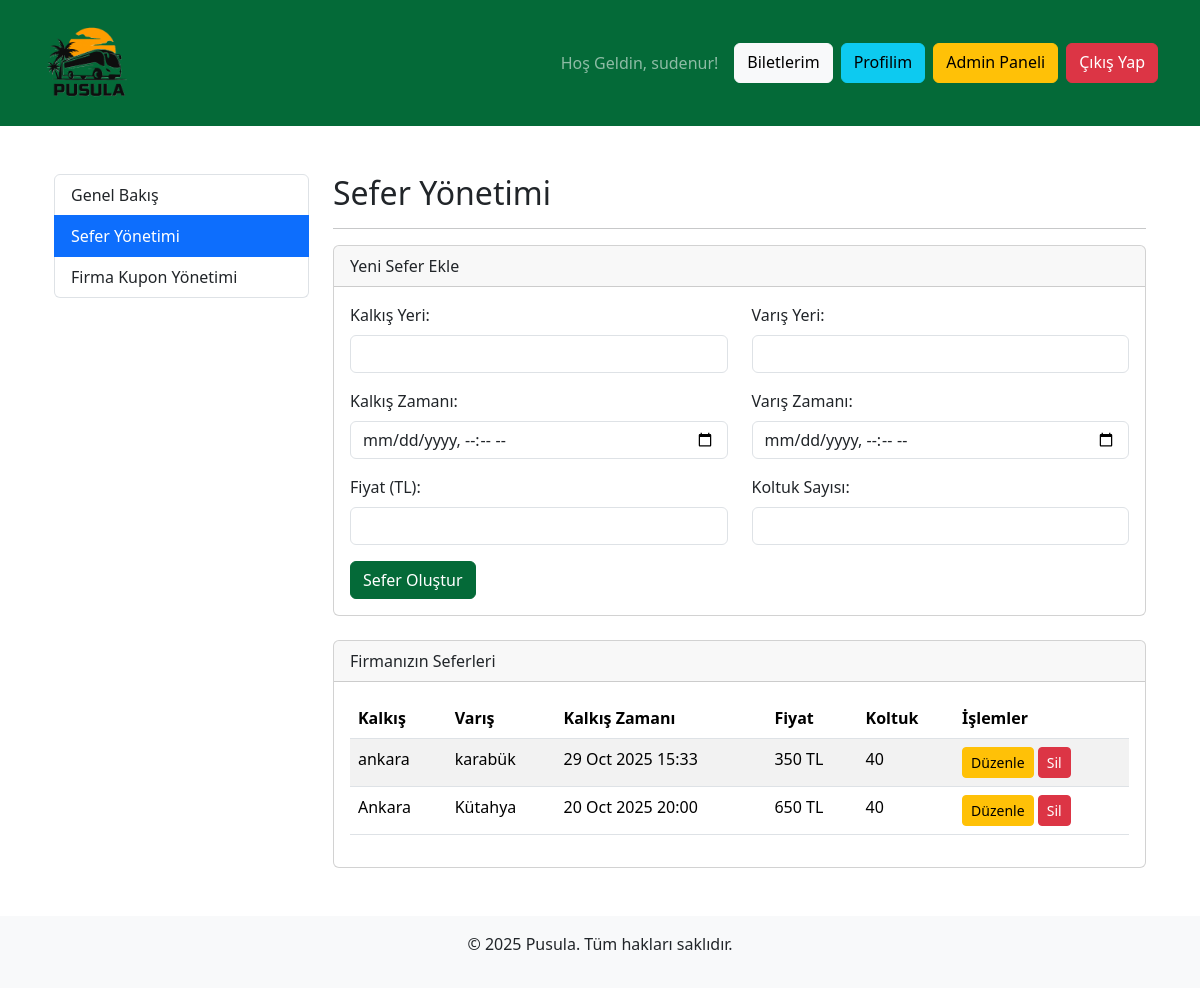
The app's page /admin_trips.php (signed in) with its own data.
### tables this page shows
CREATE TABLE "Trips" (
    "id" INTEGER PRIMARY KEY AUTOINCREMENT,
    "company_id" INTEGER NOT NULL,
    "departure_location" TEXT NOT NULL,
    "arrival_location" TEXT NOT NULL,
    "departure_time" DATETIME NOT NULL,
    "arrival_time" DATETIME NOT NULL,
    "price" REAL NOT NULL,
    "seat_count" INTEGER NOT NULL,
    FOREIGN KEY("company_id") REFERENCES "Companies"("id")
);

### admin_trips.php (the view, shortened to what this page needs)
<?php
require_once 'header.php';
$company_id = null;
try {
    $stmt_company = $pdo->prepare("SELECT company_id FROM Users WHERE id = ?");
    $stmt_company->execute([$_SESSION['user_id']]);
    $company_id = $stmt_company->fetchColumn();
} catch (PDOException $e) {
    die("Firma bilgileriniz alınırken bir hata oluştu: " . $e->getMessage());
}
$edit_trip = null;
$trips = [];
try {
    $stmt = $pdo->prepare("SELECT * FROM Trips WHERE company_id = ? ORDER BY departure_time DESC");
    $stmt->execute([$company_id]);
    $trips = $stmt->fetchAll(PDO::FETCH_ASSOC);
} catch (PDOException $e) {
    $error_message = "Seferler listelenirken bir hata oluştu: " . $e->getMessage();
}
?>
<div class="container mt-5">
    <div class="row">
        <div class="col-md-3">
            <div class="list-group">
                <a href="admin_panel.php" class="list-group-item list-group-item-action">Genel Bakış</a>
                <a href="admin_trips.php" class="list-group-item list-group-item-action active">Sefer Yönetimi</a>
                <a href="admin_coupons_f.php" class="list-group-item list-group-item-action">Firma Kupon Yönetimi</a>
            </div>
        </div>
        <div class="col-md-9">
            <h2>Sefer Yönetimi</h2>
            <hr>
            <div class="card mb-4">
                <div class="card-header">
                    <?php echo $edit_trip ? 'Seferi Düzenle' : 'Yeni Sefer Ekle'; ?>
                </div>
                <div class="card-body">
                    <form action="admin_trips.php" method="POST">
                        <div class="row">
                            <div class="col-md-6 mb-3">
                                <label for="departure_location" class="form-label">Kalkış Yeri:</label>
                                <input type="text" class="form-control" name="departure_location" value="<?php echo $edit_trip ? htmlspecialchars($edit_trip['departure_location']) : ''; ?>" required>
                            </div>
                            <div class="col-md-6 mb-3">
                                <label for="arrival_location" class="form-label">Varış Yeri:</label>
                                <input type="text" class="form-control" name="arrival_location" value="<?php echo $edit_trip ? htmlspecialchars($edit_trip['arrival_location']) : ''; ?>" required>
                            </div>
                        </div>
                        <div class="row">
                            <div class="col-md-6 mb-3">
                                <label for="departure_time" class="form-label">Kalkış Zamanı:</label>
                                <input type="datetime-local" class="form-control" name="departure_time" value="<?php echo $edit_trip ? date('Y-m-d\TH:i', strtotime($edit_trip['departure_time'])) : ''; ?>" required>
                            </div>
                            <div class="col-md-6 mb-3">
                                <label for="arrival_time" class="form-label">Varış Zamanı:</label>
                                <input type="datetime-local" class="form-control" name="arrival_time" value="<?php echo $edit_trip ? date('Y-m-d\TH:i', strtotime($edit_trip['arrival_time'])) : ''; ?>" required>
                            </div>
                        </div>
                        <div class="row">
                            <div class="col-md-6 mb-3">
                                <label for="price" class="form-label">Fiyat (TL):</label>
                                <input type="number" class="form-control" name="price" step="0.01" value="<?php echo $edit_trip ? $edit_trip['price'] : ''; ?>" required>
                            </div>
                            <div class="col-md-6 mb-3">
                                <label for="seat_count" class="form-label">Koltuk Sayısı:</label>
                                <input type="number" class="form-control" name="seat_count" value="<?php echo $edit_trip ? $edit_trip['seat_count'] : ''; ?>" required>
                            </div>
                        </div>
                        <?php if ($edit_trip): ?>
                            <button type="submit" name="update_trip" class="btn btn-warning">Güncelle</button>
                            <a href="admin_trips.php" class="btn btn-secondary">İptal</a>
                        <?php else: ?>
                            <button type="submit" name="create_trip" class="btn btn-primary">Sefer Oluştur</button>
                        <?php endif; ?>
                    </form>
                </div>
            </div>
            <div class="card">
                <div class="card-header">
                    Firmanızın Seferleri
                </div>
                <div class="card-body table-responsive">
                    <table class="table table-striped table-hover">
                        <thead>
                            <tr>
                                <th>Kalkış</th>
                                <th>Varış</th>
                                <th>Kalkış Zamanı</th>
                                <th>Fiyat</th>
                                <th>Koltuk</th>
                                <th>İşlemler</th>
                            </tr>
                        </thead>
                        <tbody>
                            <?php if (empty($trips)): ?>
                                <tr>
                                    <td colspan="6" class="text-center">Henüz eklenmiş seferiniz yok.</td>
                                </tr>
                            <?php else: ?>
                                <?php foreach ($trips as $trip): ?>
                                    <tr>
                                        <td><?php echo htmlspecialchars($trip['departure_location']); ?></td>
                                        <td><?php echo htmlspecialchars($trip['arrival_location']); ?></td>
                                        <td><?php echo date('d M Y H:i', strtotime($trip['departure_time'])); ?></td>
                                        <td><?php echo $trip['price']; ?> TL</td>
                                        <td><?php echo $trip['seat_count']; ?></td>
                                        <td>
                                            <a href="admin_trips.php?edit_id=<?php echo $trip['id']; ?>" class="btn btn-warning btn-sm">Düzenle</a>
                                            <form action="admin_trips.php" method="POST" class="d-inline" onsubmit="return confirm('Bu seferi silmek istediğinizden emin misiniz?');">
                                                <button type="submit" name="delete_trip" class="btn btn-danger btn-sm">Sil</button>
                                            </form>
                                        </td>
                                    </tr>
                                <?php endforeach; ?>
                            <?php endif; ?>
                        </tbody>
                    </table>
                </div>
            </div>
        </div>
    </div>
</div>
<?php
require_once 'footer.php';
?>

### css/custom.css (style rules this page uses)
:root { --bs-primary: #046A38; --bs-primary-rgb: 4, 106, 56; --bs-success: #FFC107; --bs-success-rgb: 255, 193, 7; }
.btn-primary { background-color: var(--bs-primary); border-color: var(--bs-primary); }

### records on screen
trips: departure_location "ankara", arrival_location "karabük", departure_time "29 Oct 2025 15:33", price "350", seat_count "40"
trips: departure_location "Ankara", arrival_location "Kütahya", departure_time "20 Oct 2025 20:00", price "650", seat_count "40"

### other values on screen
$_SESSION['user_fullname'] "sudenur"
SITE_NAME "Pusula"
